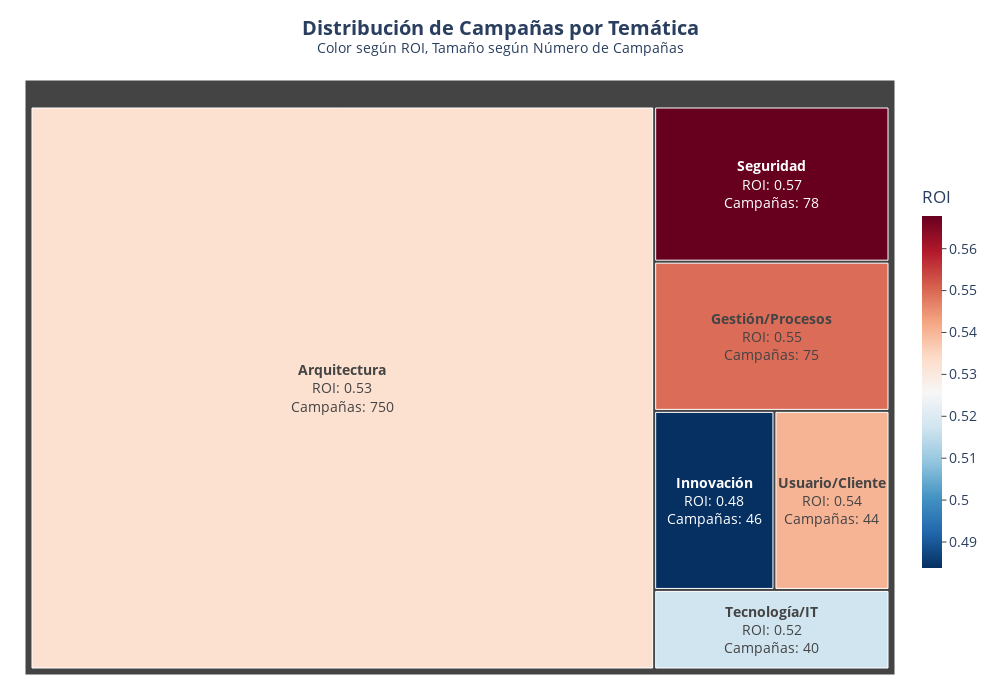

The code cell stored with this chart in its notebook:
### Code cell
# 8. Análisis de temáticas de campaña
print("=" * 80)
print("ANÁLISIS POR TEMÁTICA DE CAMPAÑA")
print("=" * 80)

# Verificar la columna 'theme'
if 'theme' in df.columns:
    print("\n🏷️ RENDIMIENTO POR TEMÁTICA DE CAMPAÑA")
    
    # Métricas clave por temática (sin campaign_name)
    theme_metrics = df.groupby('theme').agg({
        'roi': 'mean',
        'conversion_rate': 'mean',
        'revenue': 'sum',
        'budget': 'sum',
        'net_profit': 'sum',
        'efficiency_index': 'mean'
    }).reset_index()
    
    # Contar campañas por tema
    theme_counts = df.groupby('theme').size().reset_index(name='num_campaigns')
    theme_metrics = pd.merge(theme_metrics, theme_counts, on='theme')
    
    theme_metrics = theme_metrics.sort_values('roi', ascending=False)
    
    print("\nMétricas clave por temática de campaña:")
    display(theme_metrics.style.format({
        'roi': '{:.2f}',
        'conversion_rate': '{:.2f}', 
        'revenue': '${:,.0f}', 
        'budget': '${:,.0f}',
        'net_profit': '${:,.0f}',
        'efficiency_index': '{:.2f}'
    }))
    
    # Crear visualización de temáticas en formato treemap mejorado utilizando Plotly
    fig = px.treemap(
        theme_metrics, 
        path=['theme'],
        values='num_campaigns',
        color='roi',
        color_continuous_scale='RdBu_r',  # Escala de colores invertida para que rojo=negativo, azul=positivo
        title='<b>Distribución de Campañas por Temática</b><br><sup>Color según ROI, Tamaño según Número de Campañas</sup>',
        hover_data={
            'roi': ':.2f',
            'conversion_rate': ':.2f%', 
            'net_profit': ':$,.0f', 
            'num_campaigns': True
        },
        custom_data=['roi', 'conversion_rate', 'net_profit', 'num_campaigns']
    )
    
    # Personalizar el aspecto del treemap
    fig.update_traces(
        texttemplate='<b>%{label}</b><br>ROI: %{customdata[0]:.2f}<br>Campañas: %{customdata[3]}',
        textposition="middle center",
        hovertemplate='<b>%{label}</b><br>' +
                      'ROI: %{customdata[0]:.2f}<br>' +
                      'Tasa de Conversión: %{customdata[1]:.2f}%<br>' +
                      'Ganancia Neta: $%{customdata[2]:,.0f}<br>' +
                      'Número de Campañas: %{customdata[3]}<extra></extra>'
    )
    
    fig.update_layout(
        width=1000,
        height=700,
        margin=dict(t=80, l=25, r=25, b=25),
        coloraxis_colorbar=dict(
            title="ROI",
            thicknessmode="pixels", thickness=20,
            lenmode="pixels", len=400,
            ticks="outside"
        ),
        font=dict(size=14),
        title={
            'y':0.95,
            'x':0.5,
            'xanchor': 'center',
            'yanchor': 'top',
            'font': dict(size=20)
        }
    )
    
    fig.show()
    
    # Análisis cruzado: Temática × Canal con heatmap mejorado
    pivot_theme_channel = df.pivot_table(
        values='roi', 
        index='theme', 
        columns='channel', 
        aggfunc='mean'
    )
    
    # Encontrar el valor máximo y mínimo para la escala de colores
    vmin = pivot_theme_channel.min().min()
    vmax = pivot_theme_channel.max().max()
    center = 0
    
    plt.figure(figsize=(16, 10))
    
    # Crear un mapa de colores divergente centrado en 0
    if vmin < 0:
        # Si hay valores negativos, usar un mapa de colores divergente
        cmap = sns.diverging_palette(220, 20, as_cmap=True)
        # Normalizar los colores para que 0 esté en el centro
        norm = plt.Normalize(vmin=min(vmin, -vmax), vmax=max(vmax, -vmin))
    else:
        # Si todos son positivos, usar un mapa secuencial
        cmap = 'viridis'
        norm = plt.Normalize(vmin=vmin, vmax=vmax)
    
    # Crear el heatmap con mayor sofisticación
    ax = sns.heatmap(
        pivot_theme_channel, 
        annot=True, 
        cmap=cmap,
        norm=norm,
        fmt=".2f", 
        linewidths=1,
        linecolor='white',
        cbar_kws={
            'label': 'ROI Promedio',
            'shrink': 0.8,
            'aspect': 30,
            'pad': 0.03,
            'extend': 'both'
        }
    )
    
    # Mejorar la apariencia del gráfico
    plt.title('ROI Promedio por Combinación de Temática y Canal', fontsize=18, fontweight='bold', pad=20)
    plt.xlabel('Canal de Marketing', fontsize=16, fontweight='bold')
    plt.ylabel('Temática de Campaña', fontsize=16, fontweight='bold')
    plt.xticks(fontsize=12, rotation=45, ha='right')
    plt.yticks(fontsize=12, rotation=0)
    
    # Resaltar las combinaciones con mayor y menor ROI
    max_loc = np.where(pivot_theme_channel.values == pivot_theme_channel.max().max())
    min_loc = np.where(pivot_theme_channel.values == pivot_theme_channel.min().min())
    
    if len(max_loc[0]) > 0 and len(max_loc[1]) > 0:
        max_i, max_j = max_loc[0][0], max_loc[1][0]
        plt.scatter(max_j + 0.5, max_i + 0.5, marker='*', color='gold', s=500, linewidths=2, 
                  edgecolor='black', zorder=10, label='Mayor ROI')
    
    if len(min_loc[0]) > 0 and len(min_loc[1]) > 0:
        min_i, min_j = min_loc[0][0], min_loc[1][0]
        plt.scatter(min_j + 0.5, min_i + 0.5, marker='x', color='red', s=300, linewidths=3, 
                  edgecolor='black', zorder=10, label='Menor ROI')
    
    plt.legend(loc='upper left', bbox_to_anchor=(1.05, 1), fontsize=12)
    plt.tight_layout()
    plt.show()
    
    # Identificar la mejor y peor combinación
    max_roi_combo = pivot_theme_channel.max().max()
    max_roi_theme = pivot_theme_channel.max(axis=1).idxmax()
    max_roi_channel = pivot_theme_channel.max().idxmax()
    
    min_roi_combo = pivot_theme_channel.min().min()
    min_roi_theme = pivot_theme_channel.min(axis=1).idxmin()
    min_roi_channel = pivot_theme_channel.min().idxmin()
    
    print("Conclusión del análisis por temática: La temática '{}' muestra el mejor rendimiento con un ROI "
          "promedio de {:.2f}, especialmente cuando se combina con el canal '{}' (ROI: {:.2f}). Por otro lado, "
          "la temática '{}' con el canal '{}' tiene un desempeño inferior (ROI: {:.2f}). Se recomienda priorizar contenido relacionado "
          "con '{}' y experimentar con nuevos enfoques para las temáticas de bajo rendimiento."
          .format(
              max_roi_theme, theme_metrics['roi'].max(), 
              max_roi_channel, max_roi_combo,
              min_roi_theme, min_roi_channel, min_roi_combo,
              max_roi_theme
          ))
else:
    print("⚠️ La columna 'theme' no está disponible en el dataset.")

### Figure 1 — Plotly figure (JSON) as saved in the notebook; plotly's stock layout.template omitted (floating-point values rounded to 4 significant figures)
{"data": [{"branchvalues": "total", "customdata": [[0.5679, "0.4984615384615385", "33910072.07", 78], [0.5496, "0.5330666666666666", "35080809.24", 75], [0.5405, "0.5720454545454545", "14975280.03", 44], [0.5325, "0.5445040214477211", "340883945.17", 750], [0.5175, "0.5585", "20117502.6", 40], [0.4839, "0.5478260869565217", "20667456.88", 46]], "domain": {"x": [0, 1], "y": [0, 1]}, "hovertemplate": "<b>%{label}</b><br>ROI: %{customdata[0]:.2f}<br>Tasa de Conversión: %{customdata[1]:.2f}%<br>Ganancia Neta: $%{customdata[2]:,.0f}<br>Número de Campañas: %{customdata[3]}<extra></extra>", "ids": ["Seguridad", "Gestión/Procesos", "Usuario/Cliente", "Arquitectura", "Tecnología/IT", "Innovación"], "labels": ["Seguridad", "Gestión/Procesos", "Usuario/Cliente", "Arquitectura", "Tecnología/IT", "Innovación"], "marker": {"coloraxis": "coloraxis", "colors": [0.5679, 0.5496, 0.5405, 0.5325, 0.5175, 0.4839]}, "name": "", "parents": ["", "", "", "", "", ""], "textposition": "middle center", "texttemplate": "<b>%{label}</b><br>ROI: %{customdata[0]:.2f}<br>Campañas: %{customdata[3]}", "type": "treemap", "values": [78.0, 75.0, 44.0, 750.0, 40.0, 46.0]}], "layout": {"coloraxis": {"colorbar": {"len": 400, "lenmode": "pixels", "thickness": 20, "thicknessmode": "pixels", "ticks": "outside", "title": {"text": "ROI"}}, "colorscale": [[0, "rgb(5,48,97)"], [0.1, "rgb(33,102,172)"], [0.2, "rgb(67,147,195)"], [0.3, "rgb(146,197,222)"], [0.4, "rgb(209,229,240)"], [0.5, "rgb(247,247,247)"], [0.6, "rgb(253,219,199)"], [0.7, "rgb(244,165,130)"], [0.8, "rgb(214,96,77)"], [0.9, "rgb(178,24,43)"], [1, "rgb(103,0,31)"]]}, "font": {"size": 14}, "height": 700, "legend": {"tracegroupgap": 0}, "margin": {"b": 25, "l": 25, "r": 25, "t": 80}, "title": {"font": {"size": 20}, "text": "<b>Distribución de Campañas por Temática</b><br><sup>Color según ROI, Tamaño según Número de Campañas</sup>", "x": 0.5, "xanchor": "center", "y": 0.95, "yanchor": "top"}, "width": 1000}}
